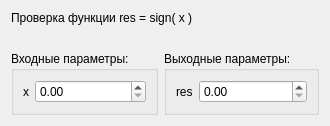
<?xml version="1.0" encoding="UTF-8"?>
<ui version="4.0">
 <class>form_signFunc</class>
 <widget class="QWidget" name="form_signFunc">
  <property name="geometry">
   <rect>
    <x>0</x>
    <y>0</y>
    <width>302</width>
    <height>109</height>
   </rect>
  </property>
  <property name="windowTitle">
   <string>Form</string>
  </property>
  <layout class="QFormLayout" name="formLayout_3">
   <item row="1" column="0">
    <widget class="QLabel" name="label">
     <property name="text">
      <string/>
     </property>
    </widget>
   </item>
   <item row="2" column="0">
    <widget class="QGroupBox" name="groupBox">
     <property name="title">
      <string>Входные параметры:</string>
     </property>
     <layout class="QFormLayout" name="formLayout">
      <item row="0" column="0">
       <widget class="QLabel" name="label_2">
        <property name="text">
         <string>x</string>
        </property>
       </widget>
      </item>
      <item row="0" column="1">
       <widget class="QDoubleSpinBox" name="doubleSpinBox_inSignFunc_x"/>
      </item>
     </layout>
    </widget>
   </item>
   <item row="2" column="1">
    <widget class="QGroupBox" name="groupBox_2">
     <property name="title">
      <string>Выходные параметры:</string>
     </property>
     <layout class="QFormLayout" name="formLayout_2">
      <item row="0" column="0">
       <widget class="QLabel" name="label_4">
        <property name="text">
         <string>res</string>
        </property>
       </widget>
      </item>
      <item row="0" column="1">
       <widget class="QDoubleSpinBox" name="doubleSpinBox_outSignFunc_res"/>
      </item>
     </layout>
    </widget>
   </item>
   <item row="0" column="0" colspan="2">
    <widget class="QLabel" name="label_3">
     <property name="text">
      <string>Проверка функции res = sign( x )</string>
     </property>
    </widget>
   </item>
  </layout>
 </widget>
 <resources/>
 <connections/>
</ui>
